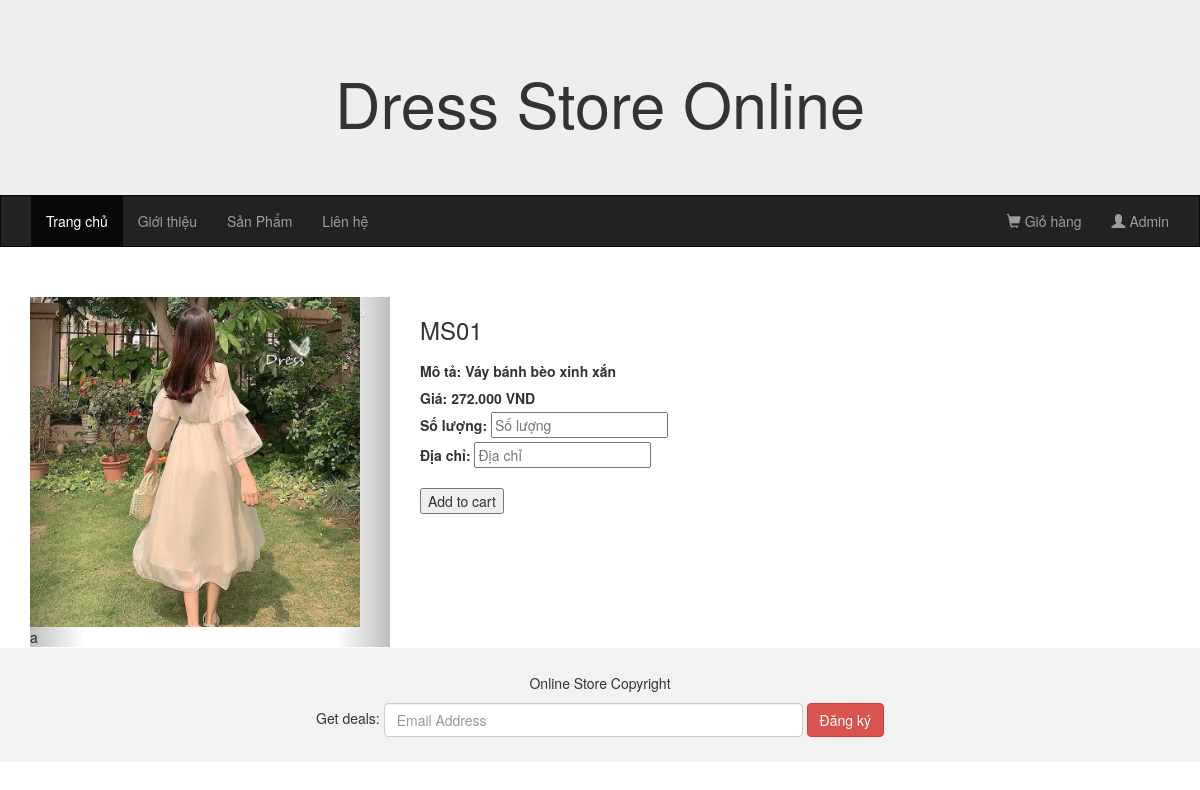
The page /product-detail.php?proId=1 on the database its author committed.
### tables this page shows
CREATE TABLE `product` (
  `proId` int(5) UNSIGNED NOT NULL,
  `proCateID` int(5) UNSIGNED NOT NULL,
  `proImage` varchar(255) DEFAULT NULL,
  `proName` varchar(255) NOT NULL DEFAULT '',
  `proDesc` varchar(500) DEFAULT NULL,
  `proContent` text DEFAULT NULL,
  `proMadeIn` varchar(50) DEFAULT NULL,
  `proCost` int(11) DEFAULT NULL,
  `number` int(11) DEFAULT NULL,
  `isShow` tinyint(1) DEFAULT NULL,
  `createDate` date DEFAULT NULL,
  `modifyDate` date DEFAULT NULL,
  `proOrdered` int(11) DEFAULT NULL
);

### product-detail.php (the view, shortened to what this page needs)
<?php
$conn = connectDB();
	$sql ="select * from product where proId=".$_GET["proId"];
	$pros = mysqli_query($conn, $sql);
	$pro = "";
	while($row=mysqli_fetch_array($pros)){
        $pro=$row;
    }
   ?>
<!DOCTYPE html>
<html lang="en">
<head>
<link rel="stylesheet" href="css/bootstrap.min.css"/>
</head>
<body>
<div class="jumbotron">
    <div class="container text-center">
        <h1>Dress Store Online</h1>
    </div>
</div>
<nav class="navbar navbar-inverse">
    <div class="container-fluid">
        <div class="collapse navbar-collapse" id="myNavbar">
            <ul class="nav navbar-nav">
                <li class="active"><a href="index.php">Trang chủ</a></li>
                <li><a href="gioi-thieu.php">Giới thiệu</a></li>
                <li><a href="sanpham.php">Sản Phẩm</a></li>
                <li><a href="lien-he.php">Liên hệ</a></li>
            </ul>
            <ul class="nav navbar-nav navbar-right menu">
                <li><a href="#"><span class="glyphicon glyphicon-shopping-cart"></span> Giỏ hàng</a></li>
                <li><a href="admin/"><span class="glyphicon glyphicon-user"></span> Admin</a></li>
            </ul>
        </div>
    </div>
</nav>
<div class="container">
    <div class="row">
        <div class="col-lg-4">
            <div class="span5">
			<div id="myCarousel" class="carousel slide cntr">
                <div class="carousel-inner">
                  <div class="item active">
                     <a href="#"> <img src="img/<?php echo $pro["proImage"]?>" alt="floral set 1" width="330" height="172"/></a>
                  </div>a
                </div>
                <a class="left carousel-control" href="#myCarousel" data-slide="prev">‹</a>
                <a class="right carousel-control" href="#myCarousel" data-slide="next">›</a>
            </div>
			</div>
        </div>
        <div class="col-lg-8">
            <div class="span7">
				<h3><?php echo $pro["proName"]?></h3>
				<form class="form-horizontal qtyFrm">
				  <div class="control-group">
                      <label class="control-label"><span>Mô tả: <?php echo $pro["proContent"] ?>  </span></label><br>
					<label class="control-label"><span>Giá: <?php echo number_format($pro["proCost"],0,",",".") ?> VND</span></label>
					<div class="controls"><label class="control-label"><span>Số lượng: </span></label>
					<input type="number" class="span6" placeholder="Số lượng">
					</div>
				  </div>
				  <div class="control-group">
					<label class="control-label"><span>Địa chỉ: </span></label>
                      <input type="text" class="span6" placeholder="Địa chỉ">
				  </div>
				  <br>
				<p>
				  <button type="submit" class="shopBtn"><span class=" icon-shopping-cart"></span> Add to cart</button>
				</p></form>
			</div>
        </div>
    </div>
    <div class="col-lg-12"></div>
</div>
<?php require_once 'layouts/footer.php' ?>

### product-detail.php (style rules this page uses)
.navbar { margin-bottom: 50px; border-radius: 0; }
.jumbotron { margin-bottom: 0; }
.menu { height: 50px; }

### rows shown on the page
product: proImage (picture), proName "MS01", proContent "Váy bánh bèo xinh xắn", proCost "272.000"
